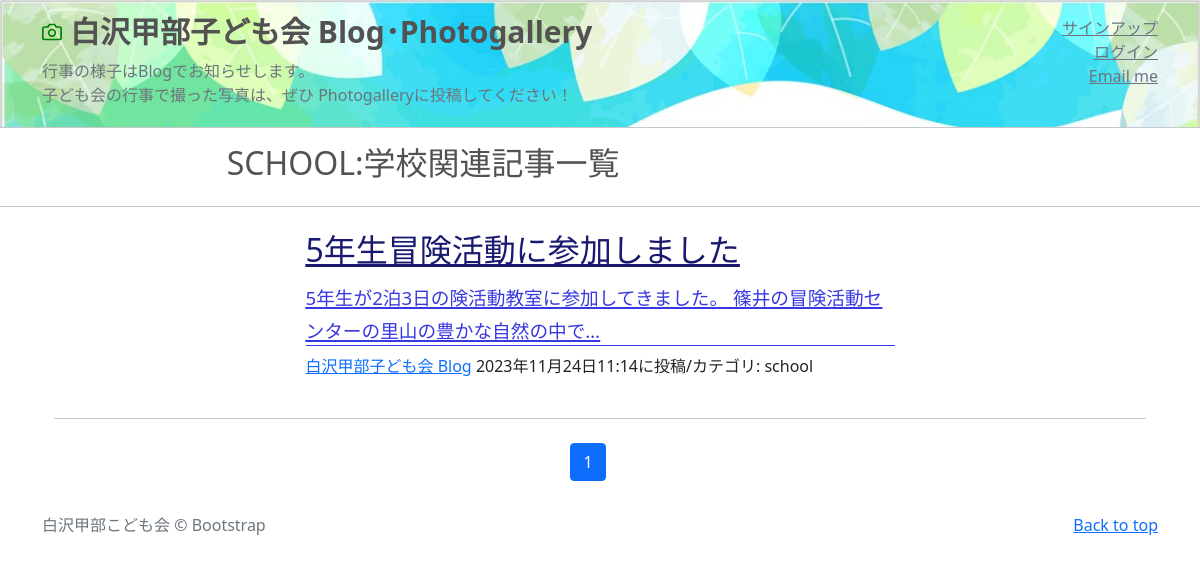
Screenshot of /school-list/ with the database file from the repository.
### kouka2app/models.py (models this page shows, shortened)
class BlogPost(models.Model):
    CATEGORY = (('school','学校関連行事'),
                ('festival','お祭り'),
                ('ivent','イベント'),
                ('cleaning','清掃活動'),
                ('safety','安心・安全'),
                ('others','その他'))
    title = models.CharField(
        verbose_name='タイトル',    #フィールドのタイトル
        max_length=200
        )
    content = models.TextField(
        verbose_name='本文'
        )
    posted_at = models.DateTimeField(
        verbose_name='投稿日時',
        auto_now_add=True
        )
    category = models.CharField(
        verbose_name='カテゴリ', #フィールドのタイトル
        max_length=50,          #最大文字数は50
        choices=CATEGORY        #categoryフィールドにはCATEGORYの要素のみを登録
        )

### kouka2app/views.py (the view)
class SchoolView(ListView):
    template_name ='school_list.html'
    model = BlogPost
    context_object_name = 'school_records'
    queryset = BlogPost.objects.filter(
        category='school').order_by('-posted_at')
    paginate_by = 2

### kouka2app/templates/school_list.html (shortened to what this page needs)
{% extends 'base.html' %}
{% load static %}
        {% block contents %}
        <h2 style="padding-left: 6cm; color: #535252;">SCHOOL:学校関連記事一覧</h2>
        <hr class="my-4" />
        {% for record in school_records %}
        <div class="container px-4 px-lg-5">
            <div class="row gx-4 gx-lg-5 justify-content-center">
                <div class="col-md-10 col-lg-8 col-xl-7">
                        <a href="{% url 'kouka2app:blog_detail' record.pk %}">
                            <h2 class="post-title" style="color: #191970; text-decoration: underline;">
                                {{record.title}}</h2>
                            <h3 class="post-subtitle" style="color: #3838e1; text-decoration: underline; border-bottom: 1px solid #3838e1;">
                                <span style="font-size : 14pt">
                                    {{record.content|truncatechars:50}}
                                </span>
                            </h3>
                        </a>
                        <p class="post-meta">
                            <a href="#">白沢甲部子ども会 Blog</a>
                            {{record.posted_at}}に投稿/カテゴリ:
                            {{record.category}}</p>
                    </div>
                    <hr class="my-4" />
                    {% endfor %}
                    {% include "pagination.html" %}
                </div>
            </div>
        {% endblock %}

### rows the page displays
BlogPost: title "5年生冒険活動に参加しました", content "5年生が2泊3日の険活動教室に参加してきました。 篠井の冒険活動センターの里山の豊かな自然の中で…", posted_at "2023年11月24日11:14", category "school"

### other values shown
{{ num }} "1"
